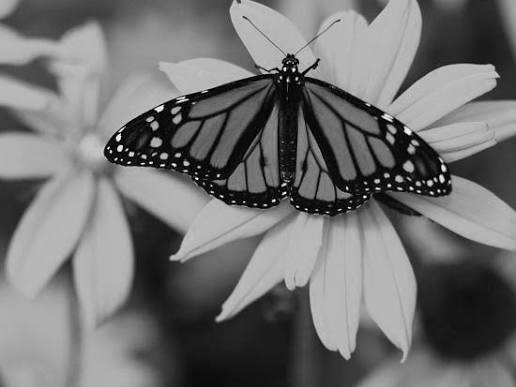
#> input picture edge_detection/input.png, 516 x 387 px
$ python main.py
#> lines starting #> are read from the running program, lines starting #| are printed output that depends on the picture; after the words box and inside, x2 and y2 are one past the last pixel; in counts of white or black regions, pixels touching at a corner belong together
from pathlib import Path
import numpy as np
from PIL import Image


def read_gray(path):
    return np.asarray(Image.open(path).convert('L'), dtype=np.float32)


def convolve(image, kernel):
    kh, kw = kernel.shape
    ph, pw = kh // 2, kw // 2
    padded = np.pad(image, ((ph, ph), (pw, pw)), mode='edge')
    result = np.zeros_like(image, dtype=np.float32)

    for r in range(image.shape[0]):
        for c in range(image.shape[1]):
            result[r, c] = np.sum(padded[r:r+kh, c:c+kw] * kernel)
    return result


def scale_to_uint8(data):
    data = np.abs(data)
    lo, hi = data.min(), data.max()
    if hi == lo:
        return np.zeros_like(data, dtype=np.uint8)
    return np.clip((data - lo) * 255.0 / (hi - lo), 0, 255).astype(np.uint8)


def edge_map(magnitude, threshold=70):
    return np.where(magnitude >= threshold, 255, 0).astype(np.uint8)


def save_image(array, path):
    Image.fromarray(array.astype(np.uint8), mode='L').save(path)


def main():
    root = Path(__file__).parent
    input_file = root / 'input.png'
    out = root / 'output'
    out.mkdir(exist_ok=True)

    image = read_gray(input_file)

    sobel_x = np.array([[-1, 0, 1], [-2, 0, 2], [-1, 0, 1]], dtype=np.float32)
    sobel_y = np.array([[-1, -2, -1], [0, 0, 0], [1, 2, 1]], dtype=np.float32)

    prewitt_x = np.array([[-1, 0, 1], [-1, 0, 1], [-1, 0, 1]], dtype=np.float32)
    prewitt_y = np.array([[-1, -1, -1], [0, 0, 0], [1, 1, 1]], dtype=np.float32)

    laplacian = np.array([[0, 1, 0], [1, -4, 1], [0, 1, 0]], dtype=np.float32)

    sobel_gx = convolve(image, sobel_x)
    sobel_gy = convolve(image, sobel_y)
#> after the loop in convolve (call 2), `for r in range(image.shape[0]):`:
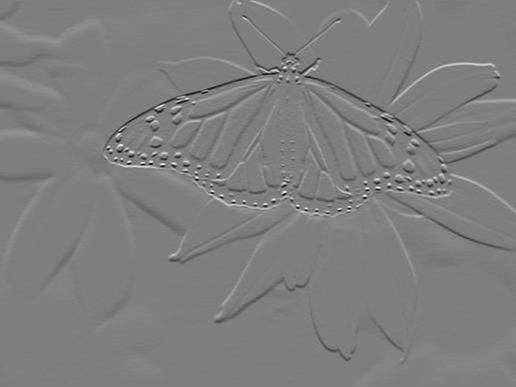
#> result: shape (387, 516) float32; min -934, max 943, mean 0; drawn with min black and max white
    sobel_mag = np.sqrt(sobel_gx ** 2 + sobel_gy ** 2)

    prewitt_gx = convolve(image, prewitt_x)
    prewitt_gy = convolve(image, prewitt_y)
    prewitt_mag = np.sqrt(prewitt_gx ** 2 + prewitt_gy ** 2)

    lap = convolve(image, laplacian)
#> after the loop in convolve (call 5), `for r in range(image.shape[0]):`:
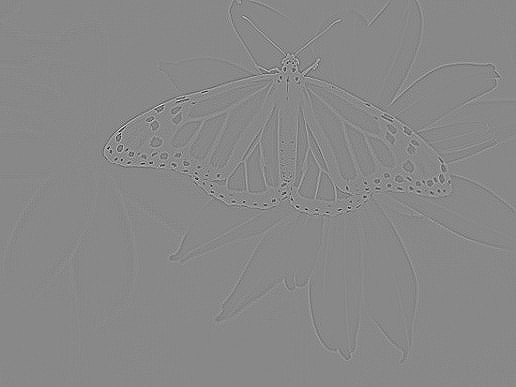
#> result: shape (387, 516) float32; min -496, max 432, mean 0; drawn with min black and max white

    save_image(scale_to_uint8(sobel_gx), out / 'sobel_x.png')
#> in scale_to_uint8, `data = np.abs(data)`:
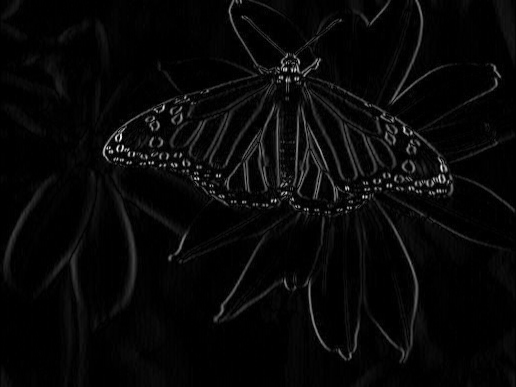
#> data: shape (387, 516) float32; min 0, max 950, mean 30.2; drawn with min black and max white
#> in scale_to_uint8, `lo, hi = data.min(), data.max()`: lo = 0; hi = 950
    save_image(scale_to_uint8(sobel_gy), out / 'sobel_y.png')
#> in scale_to_uint8 (call 2), `data = np.abs(data)`:
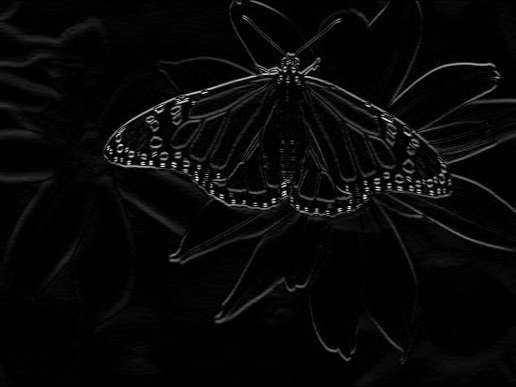
#> data: shape (387, 516) float32; min 0, max 943, mean 29.8; drawn with min black and max white
#> in scale_to_uint8 (call 2), `lo, hi = data.min(), data.max()`: hi = 943
    save_image(edge_map(sobel_mag), out / 'sobel_edges.png')
#> in edge_map, `return np.where(magnitude >= threshold, 255, 0).astype(np.uint8)`:
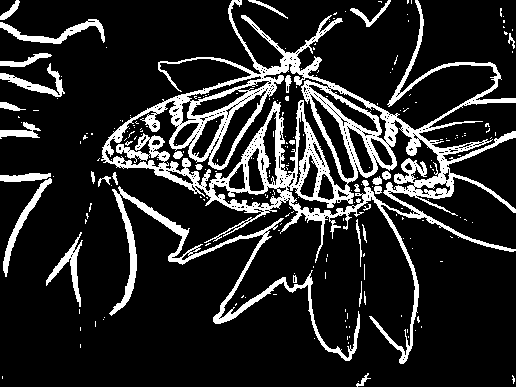
#> returned value: shape (387, 516); 15.6% white; 226 white regions (194 under 20 px), largest, box (x1, y1, x2, y2) and area: (101, 0, 516, 364) 22120, (109, 186, 360, 361) 3525, (0, 19, 105, 44) 740
    save_image(scale_to_uint8(prewitt_gx), out / 'prewitt_x.png')
    save_image(scale_to_uint8(prewitt_gy), out / 'prewitt_y.png')
    save_image(edge_map(prewitt_mag), out / 'prewitt_edges.png')
#> call 2 of edge_map, with threshold = 70
#> in edge_map (call 2), `return np.where(magnitude >= threshold, 255, 0).astype(np.uint8)`:
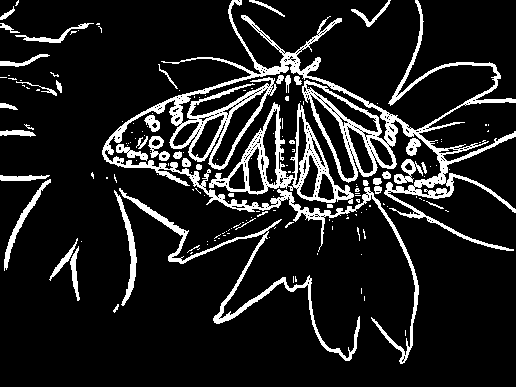
#> returned value: shape (387, 516); 12.6% white; 170 white regions (126 under 20 px), largest, box (x1, y1, x2, y2) and area: (102, 0, 516, 364) 14207, (209, 102, 354, 204) 3197, (119, 188, 360, 361) 2241
    save_image(scale_to_uint8(lap), out / 'laplacian_edges.png')
#> in scale_to_uint8 (call 5), `data = np.abs(data)`:
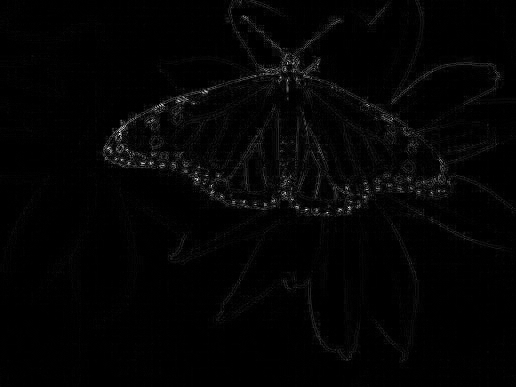
#> data: shape (387, 516) float32; min 0, max 496, mean 8.2; drawn with min black and max white
#> in scale_to_uint8 (call 5), `lo, hi = data.min(), data.max()`: hi = 496

    print('Edge detection completed.')
    print('Sobel, Prewitt and Laplacian results are in the output folder.')


if __name__ == '__main__':
    main()
